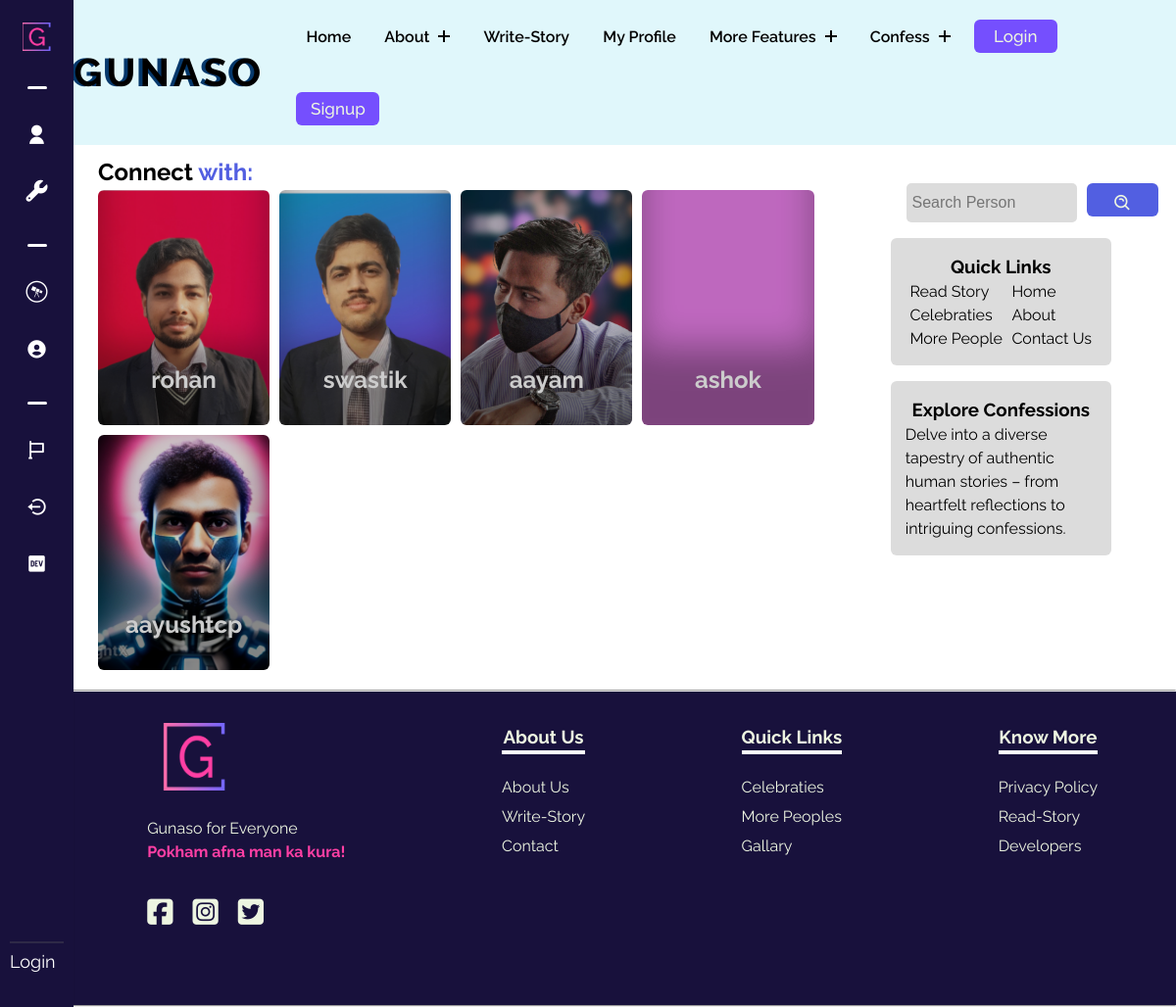
The app's page /persons/, older data.
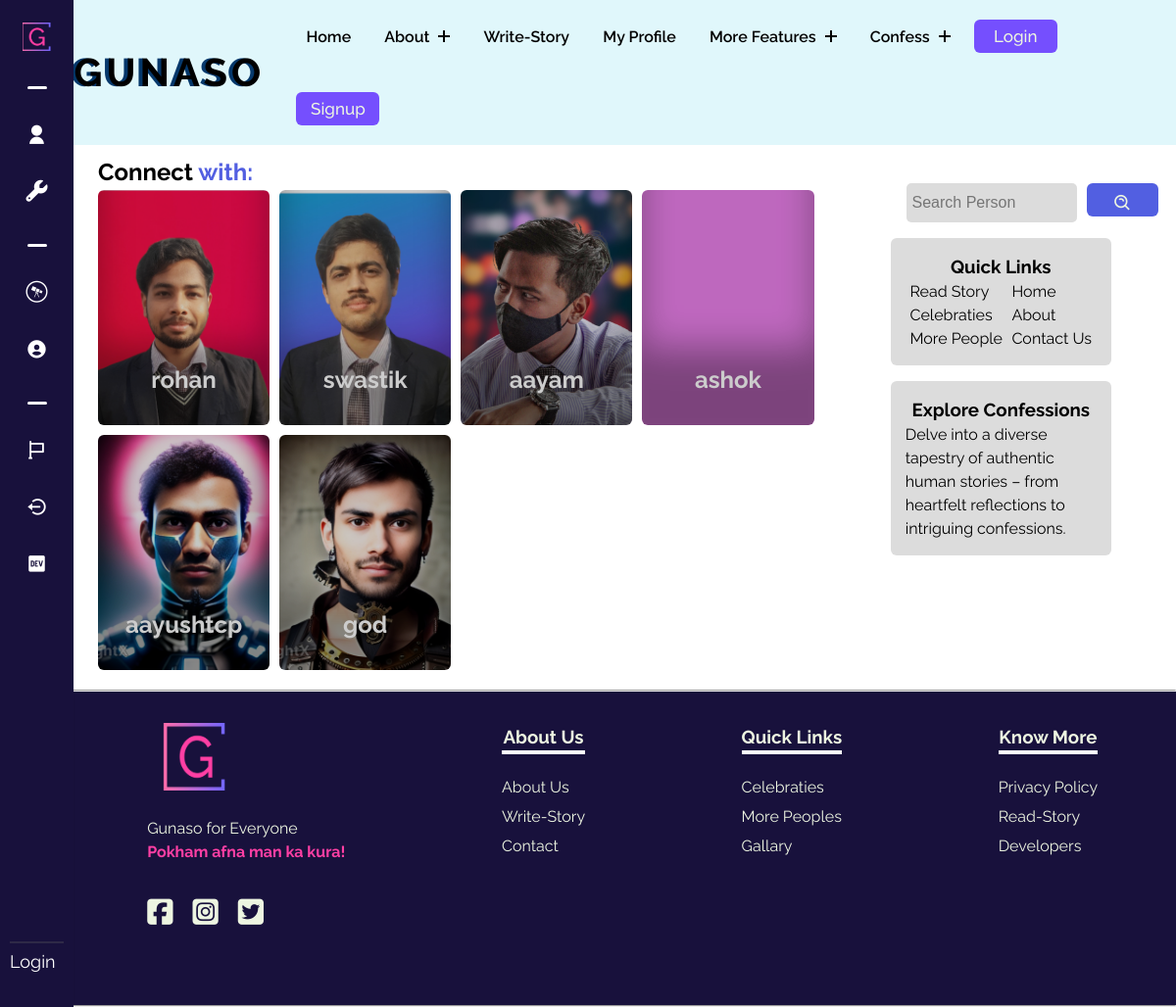
The same page, newer data.
### gunasoApp/models.py (models this page shows, shortened)
class Profile(models.Model):
    user = models.OneToOneField(User, on_delete=models.CASCADE, related_name="Profile")
    image = models.ImageField(upload_to="gunasoApp/images/loggeduserImages", blank=True, default="upload-image")

### gunasoApp/views.py (the view)
# urls.py: path('persons/',views.persons, name='person'),
def persons(request):
    allusers = Profile.objects.all() #[:4]
    context = {"allusers":allusers}
    return render(request, 'persons.html',context)

### templates/persons.html (shortened to what this page needs)
{% extends 'base.html' %}
{% load static %}
    {% block base_style%}
    {{ block.super }}
    <link rel="stylesheet" href="{% static 'styles/persons.css' %}">
    {% endblock base_style%}
    {% block content %}
    <div class="famoustopicsmain">
        <div class="containflex">
            <div class="leftside">
                <h2>Connect <span class="blue">with:</span></h2>
                <div class="gridcontain">
                    {% for allusers in allusers %}
                    <a href="../user/{{allusers.user}}">
                        <div class="card" style="background-image: url(../media/{{allusers.image}});">
                            <h2>{{allusers.user}}</h2>
                        </div>
                    </a>
                    {% endfor %}
                </div>
            </div>
            <div class="rightside">
                <div class="searchdiv">
                    <form method="get" action="{% url 'searchperson' %}">
                        <input class="searchinp" type="search" placeholder="Search Person"
                            aria-label="Search" name="query" id="query">
                        <button class="copybtn" type="submit" style="margin: 0;">
                            <i class='bx bx-search-alt'></i>
                        </button>
                    </form>
                </div>
                <div class="catandside">
                    <div class="categoriesdiv">
                        <h3>Quick Links</h3>
                        <div class="uls">
                            <ul class="lineone">
                                <li><a href="/read-story">Read Story</a></li>
                                <li><a href="/topics">Celebraties</a></li>
                                <li><a href="#">More People</a></li>
                            </ul>
                            <ul class="lineone">
                                <li><a href="/">Home</a></li>
                                <li><a href="/about">About</a></li>
                                <li><a href="/contact">Contact Us</a></li>
                            </ul>
                        </div>
                    </div>
                    <div class="categoriesdiv">
                        <h3>Explore Confessions</h3>
                        <p>Delve into a diverse tapestry of authentic human stories – from heartfelt reflections to intriguing confessions.</p>
                    </div>
                </div>
            </div>
        </div>
    </div>
    {% endblock %}

### templates/base.html (shortened to what this page needs)
{% load static %}
<!DOCTYPE html>
<html lang="en">
<head>
    {% block base_style%}
    <link rel="stylesheet" href="{% static 'styles/base.css' %}">
    {% endblock base_style%}
    <link rel="stylesheet" href="https://cdnjs.cloudflare.com/ajax/libs/font-awesome/4.7.0/css/font-awesome.min.css" />
    <link href="https://cdn.jsdelivr.net/npm/remixicon@4.0.0/fonts/remixicon.css" rel="stylesheet" />
    <link flex href="https://unpkg.com/boxicons@2.1.4/css/boxicons.min.css" rel="stylesheet" />
</head>
<body>
    <header class="header">
        <div class="container_nav">
            <div class="header-main">
                <div class="logo">
                    <a href="/">
                        <div class="contentlogo">
                            <h2 class="text" data-text="Gunaso">
                               Guanso
                            </h2>
                         </div>
                    </a>
                </div>
                <nav class="nav-menu">
                    <ul class="menu">
                        <li class="menu-item">
                            <a href="/">Home</a>
                        </li>
                        <li class="menu-item menu-item-has-children">
                            <a href="#" data-toggle="sub-menu">About <i class="plus"></i></a>
                        </li>
                        <li class="menu-item">
                            <a href="{% url 'writestory' %}">write-Story</a>
                        </li>
                        <li class="menu-item">
                            <a href="/user/{{request.user}}">My Profile</a>
                        </li>
                        <li class="menu-item menu-item-has-children">
                            <a href="#" data-toggle="sub-menu">More Features <i class="plus"></i></a>
                        </li>
                        <li class="menu-item menu-item-has-children">
                            <a href="#" data-toggle="sub-menu">Confess <i class="plus"></i></a>
                        </li>
                        {% if user.is_authenticated %}
                        <button id="logoutbtn" onclick="logoutfunc()">
                            Logout
                        </button>
                        {% else %}
                        <button id="loginbtn" onclick="loginfunc()">
                            Login
                        </button>
                        <button id="signupbtn" onclick="signupfunc()">
                            Signup
                        </button>
                        {% endif %}
                    </ul>
                </nav>
            </div>
        </div>
    </header>
    <nav class="sidebar hoverable close">
        <div class="logo_items flex">
            <span class="nav_image">
                <img src="{% static 'images/logos/g-high-resolution-logo-transparent.png' %}" alt="logo_img" />
            </span>
        </div>
        <div class="menu_container">
            <div class="menu_items">
                <ul class="menu_item">
                    <div class="menu_title flex">
                        <span class="line"></span>
                    </div>
                    <li class="item">
                        <a href="/user/{{request.user}}" class="link flex">
                            <i class="ri-user-fill"></i>
                        </a>
                    </li>
                    <li class="item">
                        <a href="{% url 'update_profile' %}" class="link flex">
                            <i class="fa-solid fa-wrench"></i>
                        </a>
                    </li>
                </ul>
                <ul class="menu_item">
                    <div class="menu_title flex">
                        <span class="line"></span>
                    </div>
                    <li class="item">
                        <a href="{% url 'person' %}" class="link flex">
                            <i class="fa-brands fa-wpexplorer"></i>
                        </a>
                    </li>
                    <li class="item">
                        <a href="{% url 'topics' %}" class="link flex">
                            <i class='bx bxs-user-circle'></i>
                        </a>
                    </li>
                </ul>
                <ul class="menu_item">
                    <div class="menu_title flex">
                        <span class="line"></span>
                    </div>
                    <li class="item">
                        <a href="{% url 'readstory' %}" class="link flex">
                            <i class="bx bx-flag"></i>
                        </a>
                    </li>
                    <li class="item">
                        <a href="{% url 'logout' %}" class="link flex">
                            <i class='bx bx-log-out-circle'></i>
                        </a>
                    </li>
                    <li class="item">
                        <a href="{% url 'developers' %}" class="link flex">
                            <i class='bx bxl-dev-to'></i>
                        </a>
                    </li>
                </ul>
            </div>
            <div class="sidebar_profile flex">
                {% if user.is_authenticated %}
                <span class="nav_image">
                    <img src="{{request.user.Profile.image.url}}" alt="logo_img" style="border-radius: 50%; height: 35px; width:35px;" />
                </span>
                <div class="data_text">
                    <span class="name">{{request.user}}</span>
                    <br>
                    <span class="email">{{request.user.email}}</span>
                </div>
                {% else %}
                <span class="name">Login</span>
                {% endif %}
            </div>
        </div>
    </nav>
    {% block content %} {% endblock %}
    <hr>
    <footer class="footer">
        <div class="fone">
            <img src="{% static 'images/logos/g-high-resolution-logo-transparent.png' %}" alt="lyamma lyamm logo" class="footer-logo">
            <p>Gunaso for Everyone<br> <span>Pokham afna man ka kura!</span></p>
            <div class="footer-links">
                <a href=""><i class="fa-brands fa-square-facebook"></i></a>
                <a href=""><i class="fa-brands fa-square-instagram"></i></a>
                <a href=""><i class="fa-brands fa-square-twitter"></i></a>
            </div>
        </div>
        <div class="ftwo">
            <ul>
                <h3 class="footer-h3">About Us</h3>
                <li><a href="{% url 'about' %}">About Us</a></li>
                <li><a href="{% url 'writestory' %}">Write-Story</a></li>
                <li><a href="{% url 'contact' %}">Contact</a></li>
            </ul>
        </div>
        <div class="fthree">
            <ul>
                <h3 class="footer-h3">Quick Links</h3>
                <li><a href="{% url 'topics'%}">Celebraties</a></li>
                <li><a href="{% url 'person'%}">More Peoples</a></li>
                <li><a href="{% url 'gallary' %}">Gallary</a></li>
            </ul>
        </div>
        <div class="ffour">
            <ul>
                <h3 class="footer-h3">Know More</h3>
                <li><a href="{% url 'privacypolicy' %}">Privacy Policy</a></li>
                <li><a href="{% url 'readstory' %}">Read-Story</a></li>
                <li><a href="{% url 'developers' %}">Developers</a></li>
            </ul>
        </div>
    </footer>
</body>
</html>

### static/styles/persons.css (style rules this page uses)
* { margin: 0; padding: 0; box-sizing: border-box; }
:root { --dark: #05386B; --darkgreen: #379683; --bcolor: #5CDB95; --backupgreen: #8EE4AF; --para: #EDF5E1; --mainheading: #FFF; --hotish: #FF3FA4; --skyblue: #525FE1; --deepdark: #1010; }
.blue { color: var(--skyblue); }
.copybtn { cursor: pointer; background-color: var(--skyblue); font-family: inherit; display: inline-block; width: 5em; height: 2em; line-height: 1.9em; margin: 10px 0; position: relative; overflow: hidden; border: 2px solid var(--color); transition: color .5s; z-index: 1; font-size: 17px; border-radius: 6px; font-weight: 500; color: var(--para); }
.copybtn:before { content: ""; position: absolute; z-index: -1; background: var(--skyblue); height: 150px; width: 200px; border-radius: 50%; }
.copybtn:before { top: 100%; left: 100%; transition: all .7s; }
.famoustopicsmain { margin: 0 .5rem 0 5rem; }
.containflex { padding: 10px; display: flex; gap: 20px; }
.gridcontain { display: grid; gap: 10px; grid-template-columns: repeat(4, 1fr) }
.card { padding: 6px; height: 30vh; border-radius: 6px; box-shadow: rgba(0, 0, 0, 0.35) 0px -80px 36px -1px inset; background-color: violet; background-size: cover; background-position: center; background-repeat: no-repeat; filter: brightness(80%); }
a { text-decoration: none; }
.card h2 { text-align: center; position: relative; top: 170px; color: #ffffff; }
.leftside { padding: 0 10px 10px 10px; flex-basis: 70%; }
.rightside { padding-top: 13px; flex-basis: 30%; border-radius: 6px; }
.searchdiv { margin-top: 1rem; display: flex; align-items: center; margin-left: 4rem; }
.searchdiv form { display: flex; gap: 10px; }
.searchdiv i { line-height: 5vh; font-size: 20px; }
.searchinp { padding: 6px; width: 78%; background-color: gainsboro; height: 5vh; }
.searchinp { border: none; font-size: 16px; border-radius: 5px; }
.catandside { display: flex; flex-direction: column; align-items: center; }
.categoriesdiv { margin-top: 1rem; border-radius: 6px; padding: 15px; background-color: gainsboro; text-align: center; width: 70%; }
.categoriesdiv p { text-align: left; }
.uls { display: flex; justify-content: space-around; }
.uls ul { text-align: left; }
.uls ul li a { text-decoration: none; color: #000; cursor: pointer; }

Row changes from the older to the newer data that the page shows:
added Profile: image (picture), user "god"
